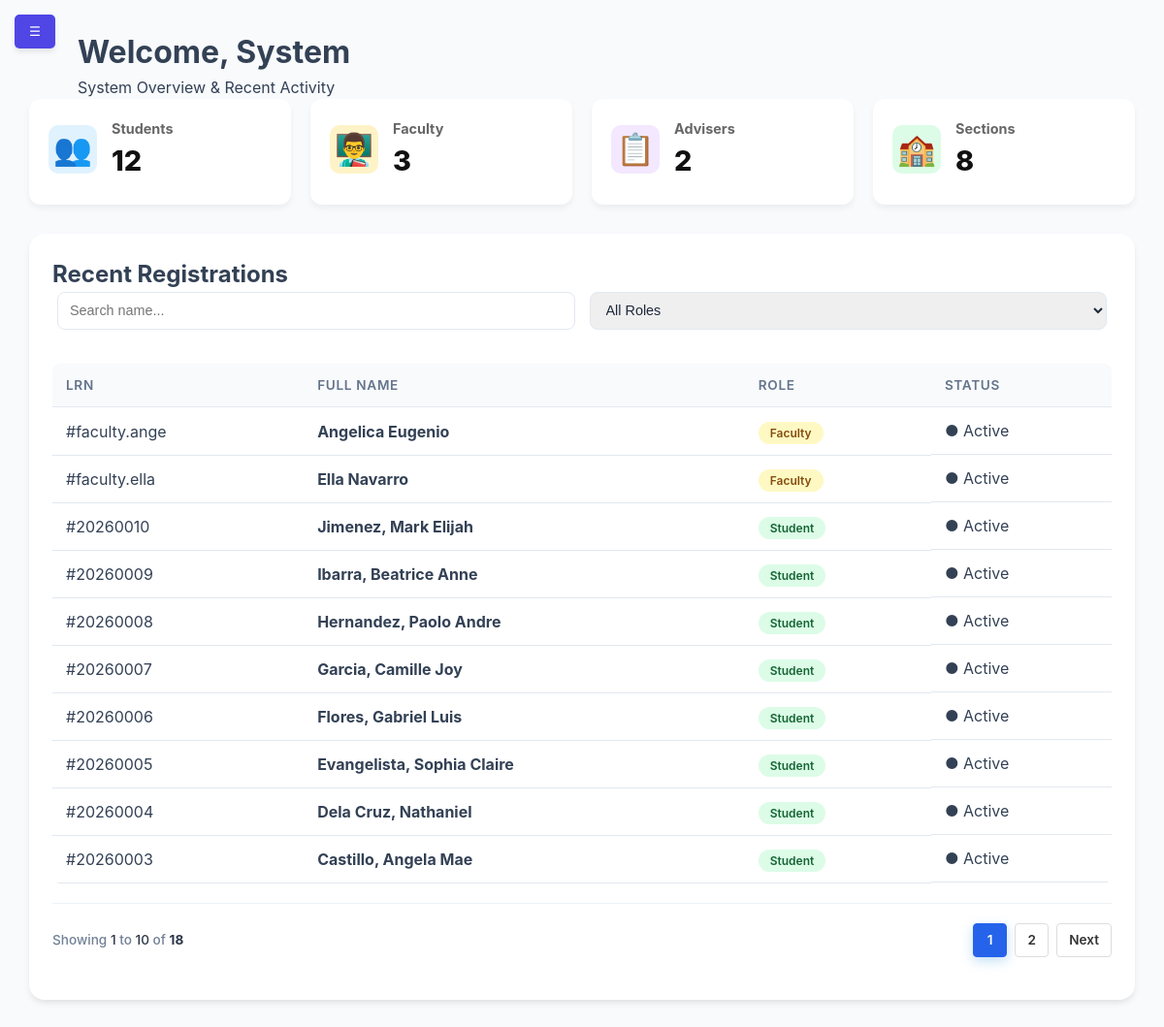
Page /modules/admin/admin_dashboard.php (signed in) on the committed database.
### tables this page shows
CREATE TABLE `users` (
  `id` int(11) NOT NULL,
  `lrn` varchar(12) DEFAULT NULL,
  `username` varchar(50) NOT NULL,
  `password` varchar(255) NOT NULL,
  `full_name` varchar(100) NOT NULL,
  `profile_image` varchar(255) DEFAULT NULL,
  `email` varchar(100) DEFAULT NULL,
  `role` enum('super_admin','admin','adviser','student','faculty','alumni') NOT NULL,
  `section_id` int(11) DEFAULT NULL,
  `reset_requested` tinyint(1) DEFAULT 0,
  `require_reset` tinyint(1) DEFAULT 0
);

### modules/admin/admin_dashboard.php (the view, shortened to what this page needs)
<?php
$conn = getDBConnection();
$limit = 10;
$page = isset($_GET['page']) ? (int)$_GET['page'] : 1;
$start = ($page - 1) * $limit;
$total_results = (int) $conn->query("SELECT COUNT(*) FROM users WHERE role <> 'super_admin'")->fetchColumn();
$total_pages = ceil($total_results / $limit);
$total_students = (int) $conn->query("SELECT COUNT(*) FROM users WHERE role = 'student'")->fetchColumn();
$total_faculty  = (int) $conn->query("SELECT COUNT(*) FROM users WHERE role = 'faculty'")->fetchColumn();
$total_advisers = (int) $conn->query("SELECT COUNT(*) FROM users WHERE role = 'adviser'")->fetchColumn();
$total_sections = (int) $conn->query("SELECT COUNT(*) FROM sections")->fetchColumn();
$users_list = $conn->query("SELECT id, username, full_name, role FROM users WHERE role <> 'super_admin' ORDER BY id DESC LIMIT $start, $limit");
?>
<!DOCTYPE html>
<html lang="en">
<head>
    <link rel="stylesheet" href="../../assets/css/dashboard.css">
</head>
<body>
    <button class="mobile-toggle" id="mobileBurger" onclick="toggleSidebar()">☰</button>
    <div class="dashboard-wrapper">
        <main class="content">
            <header class="content-header">
                <h1>Welcome, <?php echo htmlspecialchars(explode(' ', $_SESSION['full_name'] ?? 'Admin')[0]); ?></h1>
                <p>System Overview & Recent Activity</p>
            </header>
            <div class="stats-grid">
                <div class="stat-card">
                    <div class="stat-icon student-icon">👥</div>
                    <div class="stat-info">
                        <h3>Students</h3>
                        <div class="number"><?php echo $total_students; ?></div>
                    </div>
                </div>
                <div class="stat-card">
                    <div class="stat-icon faculty-icon">👨‍🏫</div>
                    <div class="stat-info">
                        <h3>Faculty</h3>
                        <div class="number"><?php echo $total_faculty; ?></div>
                    </div>
                </div>
                <div class="stat-card">
                    <div class="stat-icon adviser-icon">📋</div>
                    <div class="stat-info">
                        <h3>Advisers</h3>
                        <div class="number"><?php echo $total_advisers; ?></div>
                    </div>
                </div>
                <div class="stat-card">
                    <div class="stat-icon section-icon">🏫</div>
                    <div class="stat-info">
                        <h3>Sections</h3>
                        <div class="number"><?php echo $total_sections; ?></div>
                    </div>
                </div>
            </div>
            <div class="table-container">
                <div class="table-header-flex">
                    <h2>Recent Registrations</h2>
                    <div class="table-controls">
                        <input type="text" id="dashboardSearch" placeholder="Search name..." onkeyup="filterTable()">
                        <select id="roleFilter" onchange="filterTable()">
                            <option value="">All Roles</option>
                        </select>
                    </div>
                </div>
                <div class="table-body-scroll">
                    <table id="userTable">
                        <thead>
                        <tr>
                            <th>LRN</th>
                            <th>Full Name</th>
                            <th>Role</th>
                            <th>Status</th>
                        </tr>
                    </thead>
                    <tbody>
                        <?php foreach ($users_list as $row): ?>
                        <tr>
                            <td>#<?php echo htmlspecialchars($row['username']); ?></td>
                            <td><strong><?php echo htmlspecialchars($row['full_name']); ?></strong></td>
                            <td><span class="badge badge-<?php echo $row['role']; ?>"><?php echo ucfirst($row['role']); ?></span></td>
                            <td><span class="status-online">● Active</span></td>
                        </tr>
                        <?php endforeach; ?>
                    </tbody>
                </table>
                <div class="pagination">
                    <div class="page-info">
                        Showing <span><?php echo ($start + 1); ?></span> to <span><?php echo min($start + $limit, $total_results); ?></span> of <strong><?php echo $total_results; ?></strong>
                    </div>
                    <div class="page-buttons">
                        <?php for($i = 1; $i <= $total_pages; $i++): ?>
                            <a href="?page=<?php echo $i; ?>" class="btn-page <?php echo ($page == $i) ? 'active' : ''; ?>"><?php echo $i; ?></a>
                        <?php endfor; ?>
                        <?php if($page < $total_pages): ?>
                            <a href="?page=<?php echo $page + 1; ?>" class="btn-page">Next</a>
                        <?php endif; ?>
                    </div>
                </div>
            </div>
        </main>
    </div>
</body>
</html>

### assets/css/dashboard.css (style rules this page uses)
:root { --primary-color: #4f46e5; --secondary-color: #6366f1; --success-color: #22c55e; --danger-color: #ef4444; --warning-color: #f59e0b; --bg-gray: #f8fafc; --sidebar-dark: #1e293b; --text-main: #334155; --white: #ffffff; --shadow: 0 4px 6px -1px rgb(0 0 0 / 0.1); }
* { margin: 0; padding: 0; box-sizing: border-box; }
body { font-family: 'Inter', system-ui, -apple-system, sans-serif; background-color: var(--bg-gray); color: var(--text-main); line-height: 1.5; }
.dashboard-wrapper { display: flex; min-height: 100vh; }
.content { flex: 1; margin-left: 0; padding: 2rem; width: 100%; transition: all 0.3s ease; }
.stats-grid { display: grid; grid-template-columns: repeat(auto-fit, minmax(200px, 1fr)); gap: 20px; margin-bottom: 30px; }
.stat-card { background: var(--white); padding: 20px; border-radius: 12px; display: flex; align-items: center; gap: 15px; box-shadow: 0 4px 6px rgba(0,0,0,0.05); border-bottom: 4px solid transparent; transition: transform 0.2s; }
.stat-icon { font-size: 2rem; width: 50px; height: 50px; display: flex; align-items: center; justify-content: center; border-radius: 10px; }
.student-icon { background: #e0f2fe; color: #0369a1; }
.faculty-icon { background: #fef3c7; color: #d97706; }
.adviser-icon { background: #f3e8ff; color: #7e22ce; }
.section-icon { background: #dcfce7; color: #15803d; }
.stat-info h3 { font-size: 0.9rem; color: #666; margin: 0; }
.stat-info .number { font-size: 1.8rem; font-weight: 800; color: #111; }
.table-container { background: var(--white); border-radius: 1rem; padding: 1.5rem; box-shadow: var(--shadow); }
table { width: 100%; border-collapse: collapse; }
th { text-align: left; padding: 1rem; background: #f1f5f9; font-size: 0.875rem; }
td { padding: 1rem; border-bottom: 1px solid #e2e8f0; }
thead th { user-select: none; }
.badge { padding: 0.25rem 0.75rem; border-radius: 9999px; font-size: 0.75rem; font-weight: 600; background: #e0e7ff; color: #4338ca; }
.badge-faculty { background: #fef9c3; color: #854d0e; }
.badge-student { background: #dcfce7; color: #166534; }
input, select, textarea { width: 100%; padding: 0.6rem 0.75rem; border: 1px solid #e2e8f0; border-radius: 0.5rem; font-size: 0.9rem; color: #1e293b; transition: border-color 0.2s; }
.table-controls { display: flex; justify-content: flex-start; gap: 15px; margin-bottom: 20px; padding: 0 5px; }
.mobile-toggle { display: block !important; position: fixed; top: 15px; left: 15px; z-index: 1100; background: var(--primary-color); color: white; border: none; padding: 10px 15px; border-radius: 5px; cursor: pointer; box-shadow: var(--shadow); }
.content-header { margin-left: 50px; }
.pagination { display: flex; justify-content: space-between; align-items: center; width: 100%; padding: 20px 0; margin-top: 20px; border-top: 1px solid #edf2f7; box-sizing: border-box; }
.page-info { font-size: 0.85rem; color: #718096; font-weight: 500; }
.page-info span, .page-info strong { color: #2d3748; }
.page-buttons { display: flex; gap: 8px; }
.btn-page { min-width: 35px; height: 35px; display: inline-flex; align-items: center; justify-content: center; padding: 0 10px; text-decoration: none; color: #4a5568; background: #ffffff; border: 1px solid #e2e8f0; border-radius: 8px; font-size: 0.85rem; font-weight: 600; transition: all 0.2s ease; }
.btn-page.active { background: #3498db; color: #ffffff !important; border-color: #3498db; box-shadow: 0 4px 12px rgba(52, 152, 219, 0.3); }
td:last-child { display: flex; gap: 10px; justify-content: flex-start; align-items: center; white-space: nowrap; }
.table-container { overflow-x: auto; }
table { min-width: 600px; }

### rows in the picture
users: username "faculty.ange", full_name "Angelica Eugenio", role "Faculty"
users: username "faculty.ella", full_name "Ella Navarro", role "Faculty"
users: username "20260010", full_name "Jimenez, Mark Elijah", role "Student"
users: username "20260009", full_name "Ibarra, Beatrice Anne", role "Student"
users: username "20260008", full_name "Hernandez, Paolo Andre", role "Student"
users: username "20260007", full_name "Garcia, Camille Joy", role "Student"
users: username "20260006", full_name "Flores, Gabriel Luis", role "Student"
users: username "20260005", full_name "Evangelista, Sophia Claire", role "Student"
users: username "20260004", full_name "Dela Cruz, Nathaniel", role "Student"
users: username "20260003", full_name "Castillo, Angela Mae", role "Student"

### other values in the picture
explode(' ', $_SESSION['full_name'] ?? 'Admin')[0] "System"
$total_students "12"
$total_faculty "3"
$total_advisers "2"
$total_sections "8"
$start + 1 "1"
min($start + $limit, $total_results) "10"
$total_results "18"
